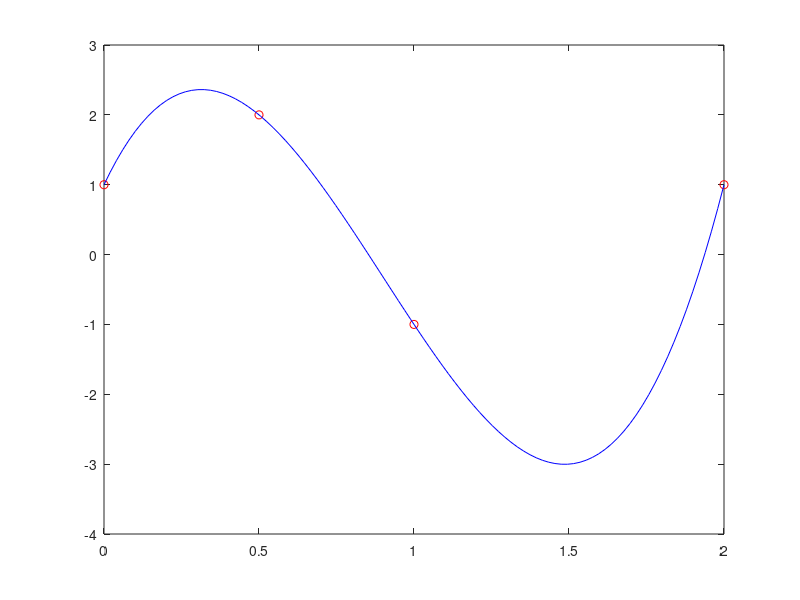

Here is the MATLAB script that generated this plot:
% Interpolating with polyfit

x=[3 6 7 14 21];
y=[8 4 5 5 7];
c=polyfit(x,y,4);
p=polyval(c,exp(0.7))

%Interpolating 4 coordinates (X,Y)

x=[ 0 1 2 1/2];
y=[ 1 -1 1 2]; 
c=polyfit(x,y,length(x)-1);
z=linspace(min(x),max(x));
p=polyval(c,z);
plot(x,y,'ro',z,p,'b');

% Interpolating a function

f=@(x) cos(1./x);
x_nodi=linspace(0.2,1,3);
y_nodi=f(x_nodi);
z=f(0.8);
c_2=polyfit(x_nodi,y_nodi,2);
p_2=polyval(c_2,0.8);
risultato=abs(z-p_2)

% Using polyfit and polyval to interpolate

n=7;
%nodes
x=linspace(-1,1,n); 
x1=linspace(-1,1);
f= @(x) exp(x)./((x.^2)+1); %funzione
y=f(x);
y1=f(x1);
c=polyfit(x,y,n-1); 
p=polyval(c,x);
p1=polyval(c,x1);
err=norm(y1-p1,inf)

% Chebyshev Interpolation

% equispaced nodes
x=linspace(0,1,8); 
% Declare anonymous function
f= @(x) atan(x.*(x+1)); 
% Evaluate the anonymous function
y=f(x); 
% Evaluating in 0.5 e 0.7
y1=f(0.5);
y2=f(0.7);
% Evaluating the Polynomial that interpolates the function
c=polyfit(x,y,7);
p1=polyval(c,0.5);
p2=polyval(c,0.7);
err1=abs(y1-p1);
err2=abs(y2-p2);
